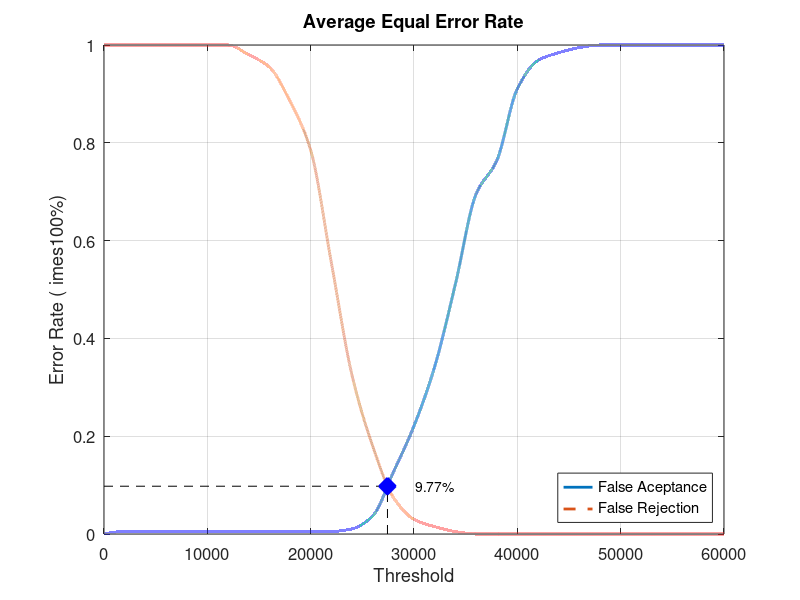
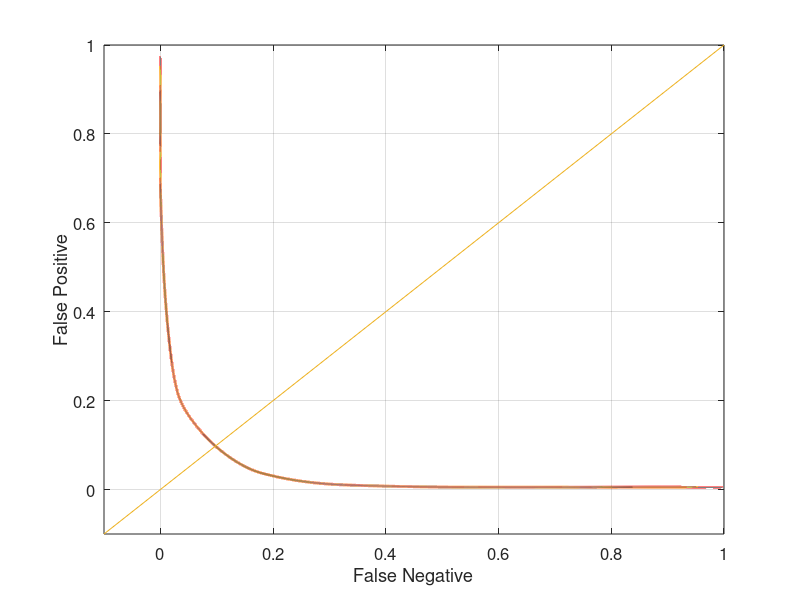

Write MATLAB code to recreate these figures, in order.
close all;
clear;
clc;
x = 0:2000:60000;
xq = 0:0.5:60000;

y0 = [0 0.00526316 0.00526316 0.00526316 0.00526316 0.00526316 0.00526316 0.00526316 0.00526316 0.00526316 0.00526316 0.00526316 0.0105263 0.0368421 0.126316 0.221053 0.342105 0.510526 0.694737 0.763158 0.910526 0.968421 0.984211 0.994737 1 1 1 1 1 1 1]
yy0 = interp1(x, y0, xq, 'pchip');
y1 = [1 1 1 1 1 1 1 0.98 0.955 0.885 0.785 0.555 0.325 0.18 0.075 0.03 0.015 0.005 0 0 0 0 0 0 0 0 0 0 0 0 0]
yy1 = interp1(x, y1, xq, 'pchip');

% Calculating EER: 
y2 = abs(y0 - y1);
find(y2 == min(y2))
yy2 = abs(yy0 - yy1);
xEER = find(yy2 == min(yy2));
xEERIndex = xq(xEER) % X-axis EER
yEER = yy0(xEER) % Y-axis EER

main = figure
plot(xq, yy0,'-','LineWidth', 2);	hold on
plot(xq, yy1,'--','LineWidth', 2);	hold on
plot([xEERIndex xEERIndex], [0 yEER], 'k--');	hold on
plot([0 xEERIndex], [yEER yEER], 'k--');	hold on
plot(xEERIndex, yEER, 'bx', 'LineWidth', 10);	hold on
text(xEERIndex + 10 * xEERIndex / 100, yEER, [num2str(round((10000 * yEER)) / 100) '%'])
legend('False Aceptance', 'False Rejection', 'Location', 'SouthEast')
xlabel('Threshold')
ylabel('Error Rate (	imes100%)')
title('Average Equal Error Rate')
set(gca, 'FontSize', 12)
axis([0 60000 0 1])
grid on

print(main, 'Database1_4Main', '-dpng');
FNRxFPR = figure('Color', [1 1 1]);
plot(yy1, yy0, '-', yy1, yy0, 'LineWidth', 2);
hold on
y = -0.1:0.1:1
plot(y, y); 
set(gca, 'FontSize', 12)
xlabel('False Negative')
ylabel('False Positive')
axis([-0.1 1 -0.1 1])
set(gca, 'FontSize', 12)
grid on

print(FNRxFPR, 'Database1_4FNRxFPR','-dpng');
